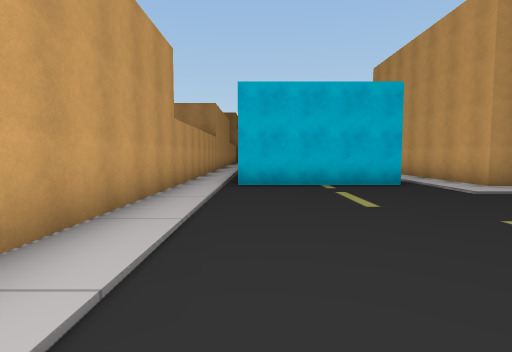
view 1 (above)

23 first-person views from a walk through a 3-D level made in the Unity game engine. The camera is 1.4 m above the floor, tilts 4° down and sees 80° across. The floor is counted in squares, 2 m on a side. Each view is taken from the middle of a square. On the plan, view 1 faces up. The plan holds only what a view shows up to about 10 squares ahead; the rest is blank. The place goes on beyond the plan. The player is left out.

view 2
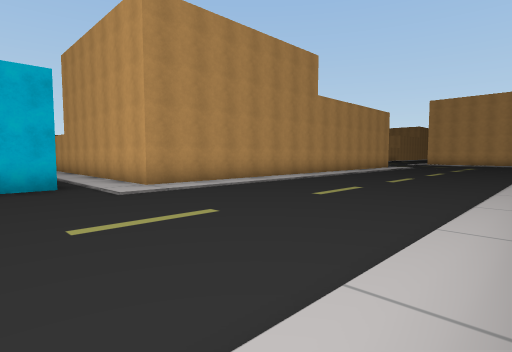

view 3
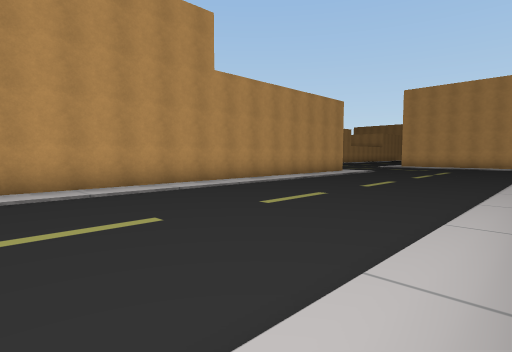

view 4
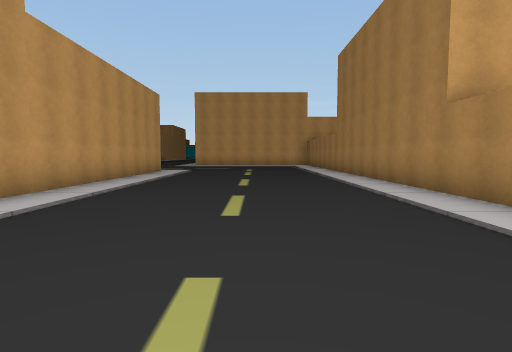

view 5
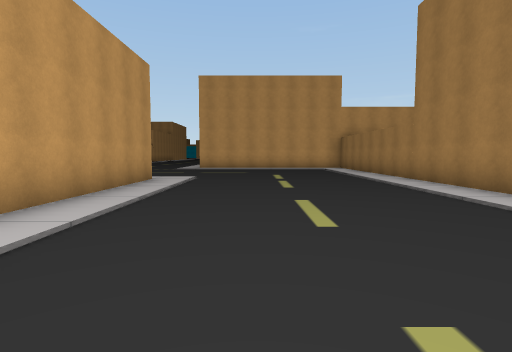

view 6
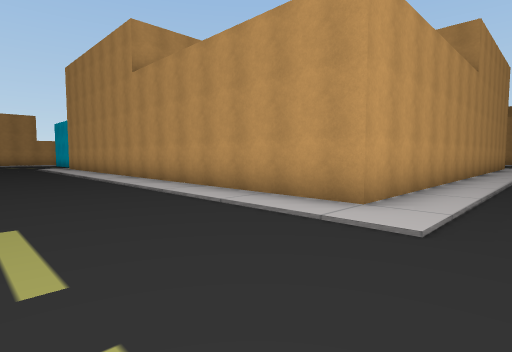

view 7
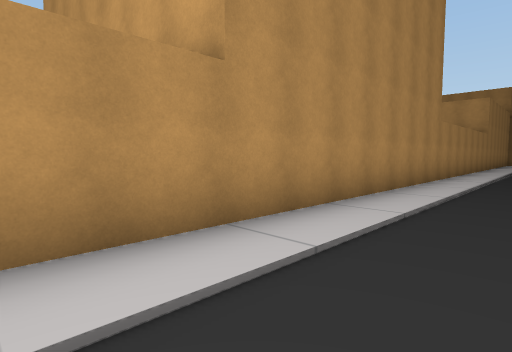

view 8
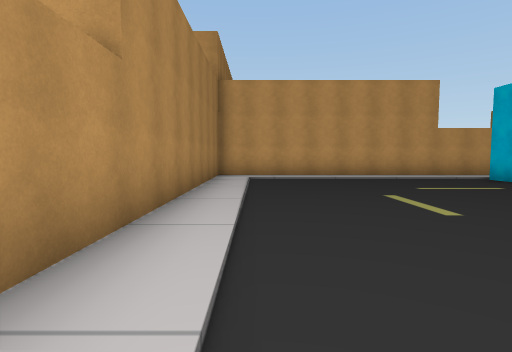

view 9
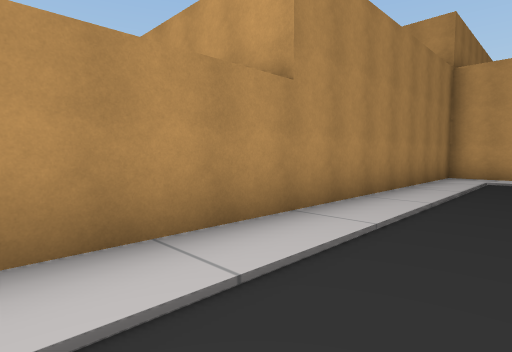

view 10
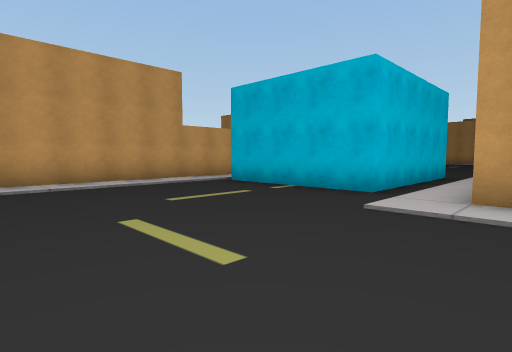

view 11
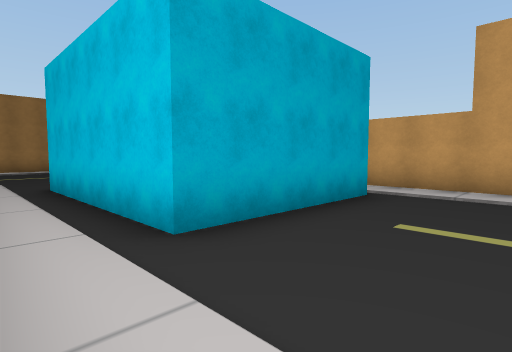

view 12
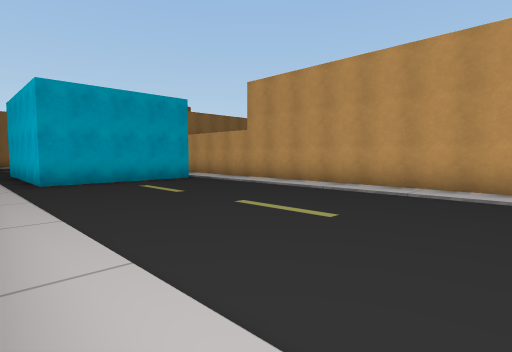

view 13
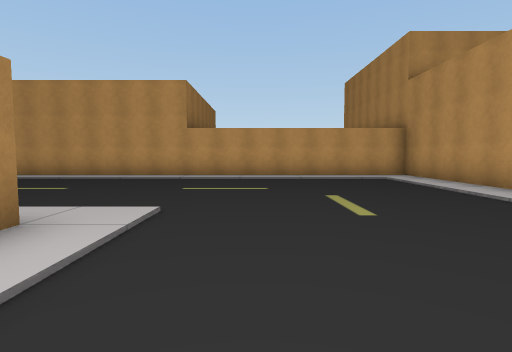

view 14
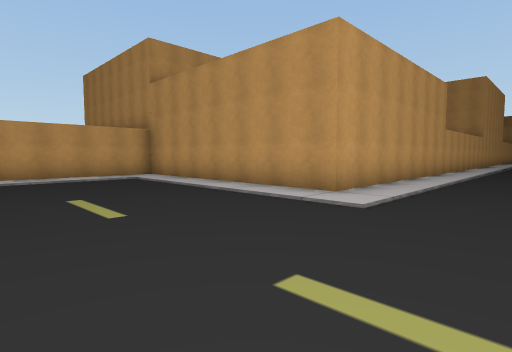

view 15
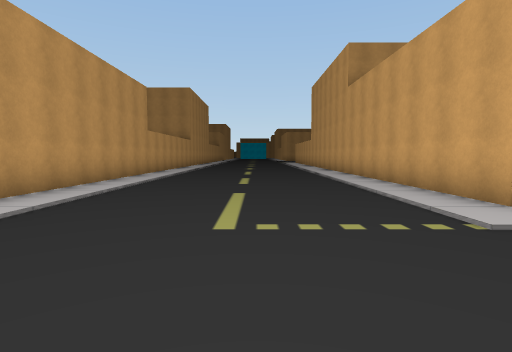

view 16
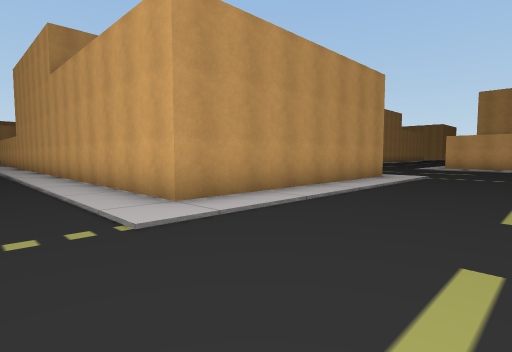

view 17
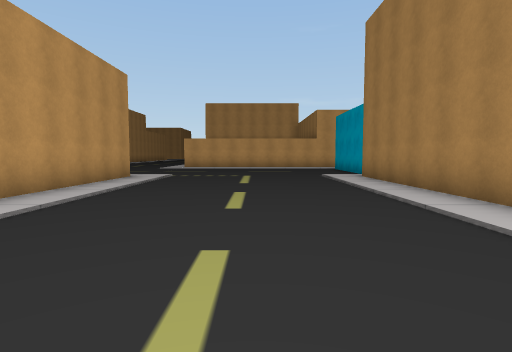

view 18
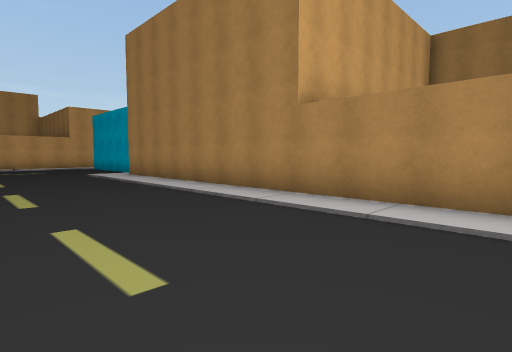

view 19
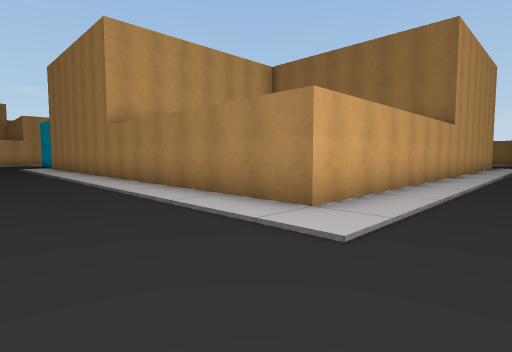

view 20
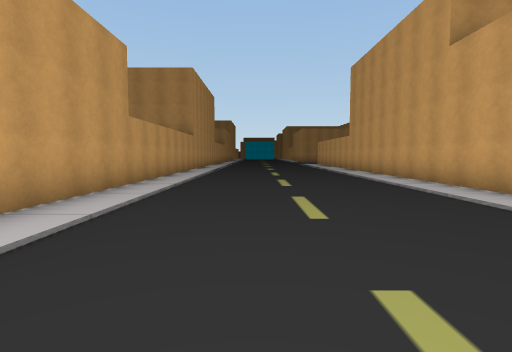

view 21
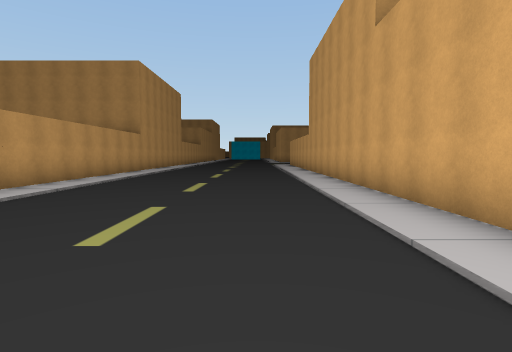

view 22
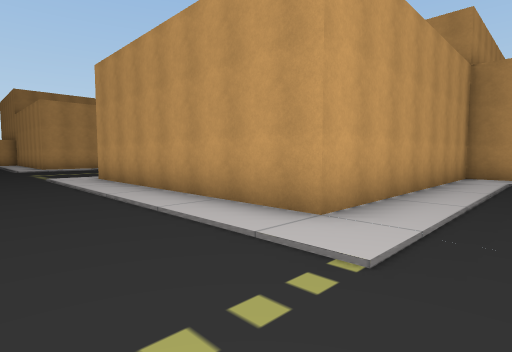

view 23
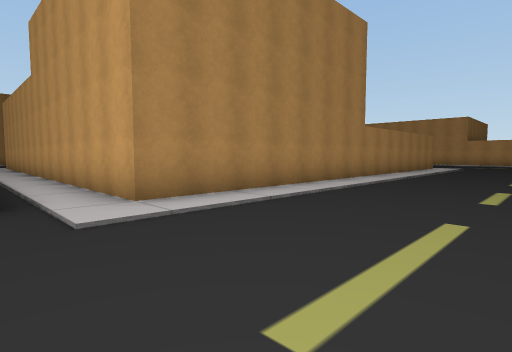

### Floor plan
Key: @ floor where view 1 was taken; # wall or solid block; . floor; O other object.
Columns run from 4 left of view 1 to 21 right of it. Each row starts with its distance up from view 1.
 39          O.......O
 38          O.......O
 37          O.......O
 36          O.......O
 35          O.......O    OOO
 34          O.......O     O.
 33          O.......O     O.
 32          O.......O     O.
 31   O      O.......O     O.
 30   O      O.......O     O..
 29   O      O.......O     O..
 28   OOOOOOOO.......OOOOOOO..
 27   O.......................
 26   O.......................
 25   O.......................
 24   O.......................
 23   O.......................
 22   O.......................
 21   O.......................
 20   O.......OOOOOOOOOOOOOO.
 19   O.......O            O.
 18   O.......O            O.
 17   O.......O            O.
 16   O.......O            O.
 15   O.......O            O.
 14   O.......O           OO.
 13   O.......O            O.
 12   O.####..O            O.
 11        #..O            O.
 10   O.   #..O            O.
  9   O.   #..O     O      O.
  8   O.####..O     O      O..
  7   #.......OOOOOOOOOOOOOO..
  6   O.......................
  5   O.......................
  4   O.......................
  3   O.......................
  2   O.......................
  1   O.......................
  0 OOO.@.....................
 -1   OOOOOOOOOOOOOOOOOOOOOOOO

Positions as (right, up) in squares from view 1, and headings:
1: (0, 0), facing up
2: (2, 0), facing up-right
3: (7, 0), facing up-right
4: (7, 3), facing right
5: (11, 4), facing right
6: (21, 3), facing up-left
7: (21, 2), facing down-left
8: (8, 1), facing left
9: (8, 2), facing down-left
10: (6, 2), facing up-left
11: (5, 15), facing down-left
12: (5, 21), facing down-left
13: (8, 23), facing left
14: (8, 23), facing up-left
15: (9, 24), facing up
16: (10, 24), facing up-right
17: (10, 24), facing right
18: (9, 25), facing down-right
19: (3, 24), facing down-right
20: (8, 28), facing up
21: (10, 29), facing up
22: (21, 25), facing up-left
23: (21, 25), facing down-left
